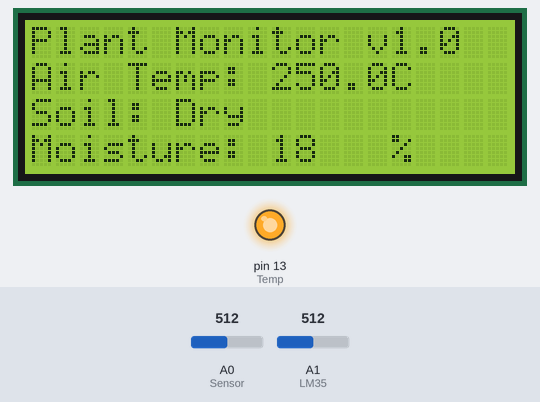
The sketch below on a simulated Arduino Uno, built with avr-gcc and run on an emulated ATmega328P. Parts: 20×4 character LCD, output pins drawn as LEDs (lit = HIGH). The test bench sets the inputs (shaded band); at power-on: A0 (Sensor) = 512, A1 (LM35) = 512. What the sketch prints to the serial monitor is not drawn.

Above: at 1.2 s.
1.3 s: A0 (Sensor) set to 484
3.3 s: A0 (Sensor) set to 457
At 4.6 s:
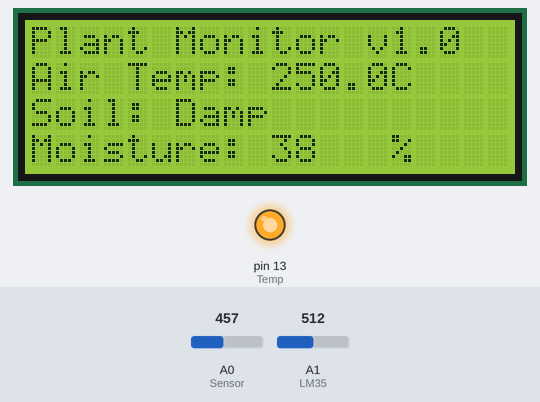
5.0 s: A0 (Sensor) set to 380
At 6.2 s:
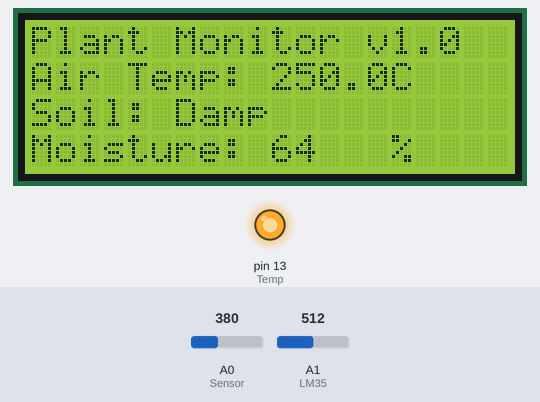
6.7 s: A0 (Sensor) set to 357
At 7.9 s:
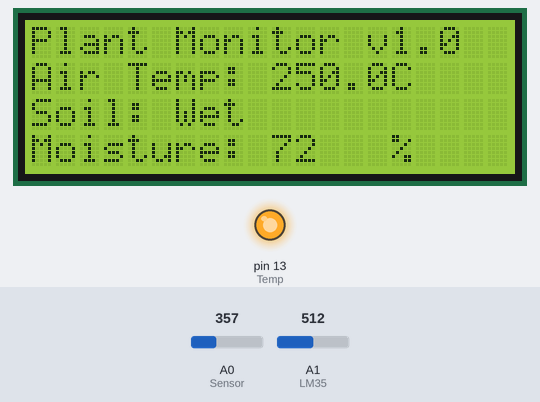
8.4 s: A1 (LM35) set to 716
At 9.6 s:
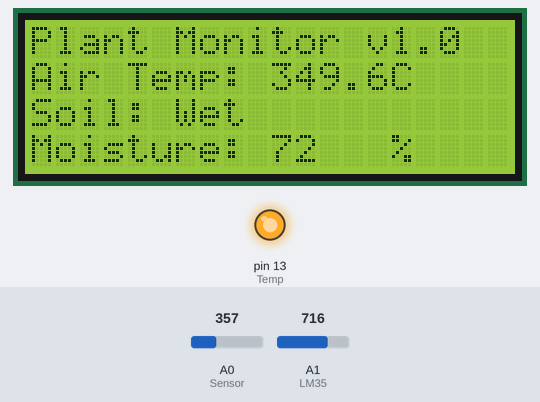
10.1 s: A1 (LM35) set to 900
At 11.3 s:
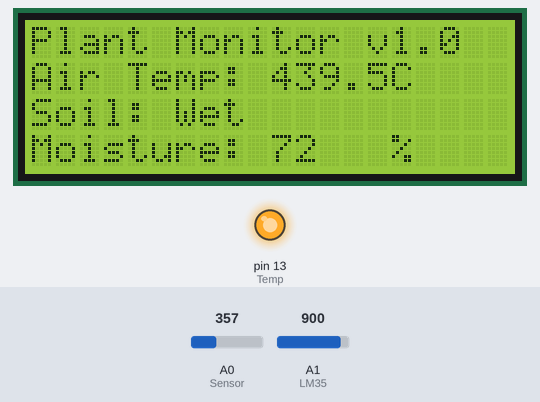
Timing chart, 0 to 12.8 s (numbered marks = the images above; inputs shaded):
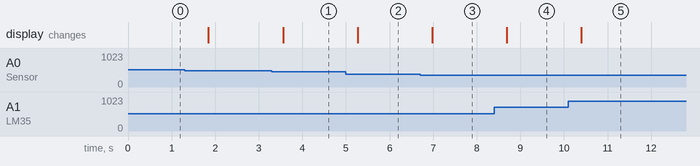

The sketch:

PlantMonitor_v1.0.ino
```cpp
/***********SETUP***************
 1.Connection Diagram: https://www.dfrobot.com/wiki/index.php?title=Capacitive_Soil_Moisture_Sensor_SKU:SEN0193

 2.Arduino UNO Wiring:
            - soil sensor Analogue signal - > A0
            - soil sensor power -> 5V
            -LCD VCC -> 3.3V
            -LCD SDA -> A4
            -LCD SCL -> A5
            -TEMP power -> 13
            -temp Analogue signal -> A1

 3. soil Sensor is connect to Analog 0 port.
 4. temp Sensor is connect to Analog 1 port.
 5. Need to calibrate the sensor fully dry and fully wet, change values below.
 ****************************************************/

const int AirValue = 565;   //value with sensor completely dry
const int WaterValue = 278;  //value with sensor submerged in water up to circuit board
int intervals = (AirValue - WaterValue)/3;
int soilMoistureValue = 0;
float soilMoisturePct = 0;
int Temp = 13; //temp probe power source

#include <Wire.h>
#include <LiquidCrystal_I2C.h>
LiquidCrystal_I2C lcd(0x20,20,4);  // set the LCD address to 0x20 for a 20 chars and 4 line display

void setup() {
  Serial.begin(9600); // open serial port, set the baud rate to 9600 bps
  lcd.init();                      // initialize the lcd
  lcd.backlight();                  // turn on the lcd backlight
  pinMode(Temp, OUTPUT);        //set 13 to output 3.3V for temp probe
  digitalWrite(Temp, HIGH);    // turn on pin 13 to power temp probe

}
void loop() {
    uint16_t val;
    double dat;
    val=analogRead(A1);//Connect LM35 on Analog 0
    dat = (double) val * (5/10.24);
soilMoistureValue = analogRead(A0);  //put Sensor insert into soil
soilMoisturePct = ((1.0-(analogRead(A0) - 278.0)/287.0)*100.0);
Serial.println(soilMoistureValue);
Serial.println(soilMoisturePct);
lcd.setCursor(0, 0);
lcd.print("Plant Monitor v1.0");
lcd.setCursor(0, 1);
lcd.print("Air Temp: ");
lcd.setCursor(10, 1);
lcd.print(dat, 1);
lcd.setCursor(15, 1);
lcd.print("C");
lcd.setCursor(0, 2);
lcd.print("Soil:");
lcd.setCursor(0, 3);
lcd.print("Moisture: ");
lcd.setCursor(15, 3);
lcd.print("%");
lcd.setCursor(10, 3);
lcd.print(soilMoisturePct, 0);


if(soilMoistureValue < (WaterValue + intervals))
{
  lcd.setCursor(6, 2);
  lcd.print("Wet          ");
}

if(soilMoistureValue >= (WaterValue + intervals) && soilMoistureValue <= (AirValue - intervals))
{
  lcd.setCursor(6, 2);
  lcd.print("Damp        ");
}

if(soilMoistureValue > (AirValue - intervals))
{
  lcd.setCursor(6, 2);
  lcd.print("Dry          ");
}

delay(500);
lcd.setCursor(12, 3);     //this deletes the third value on outputs above 99% to
lcd.print(" ");           //avoid contaminating lower values, eg after 103%  40% would be displayed as 403%


}
```

Measured:
- the behaviour switches between 471 and 470 on A0 (Sensor) (found by bisection; images 0 and 1)
- the behaviour switches between 373 and 372 on A0 (Sensor) (found by bisection; images 2 and 3)
- after the input at 3.3 s, the display: changes after 0.26 s (image 1)
- after the input at 5.0 s, the display: changes after 0.27 s (image 2)
- after the input at 6.7 s, the display: changes after 0.28 s (image 3)
- after the input at 8.4 s, the display: changes after 0.29 s (image 4)
- after the input at 10.1 s, the display: changes after 0.30 s (image 5)
